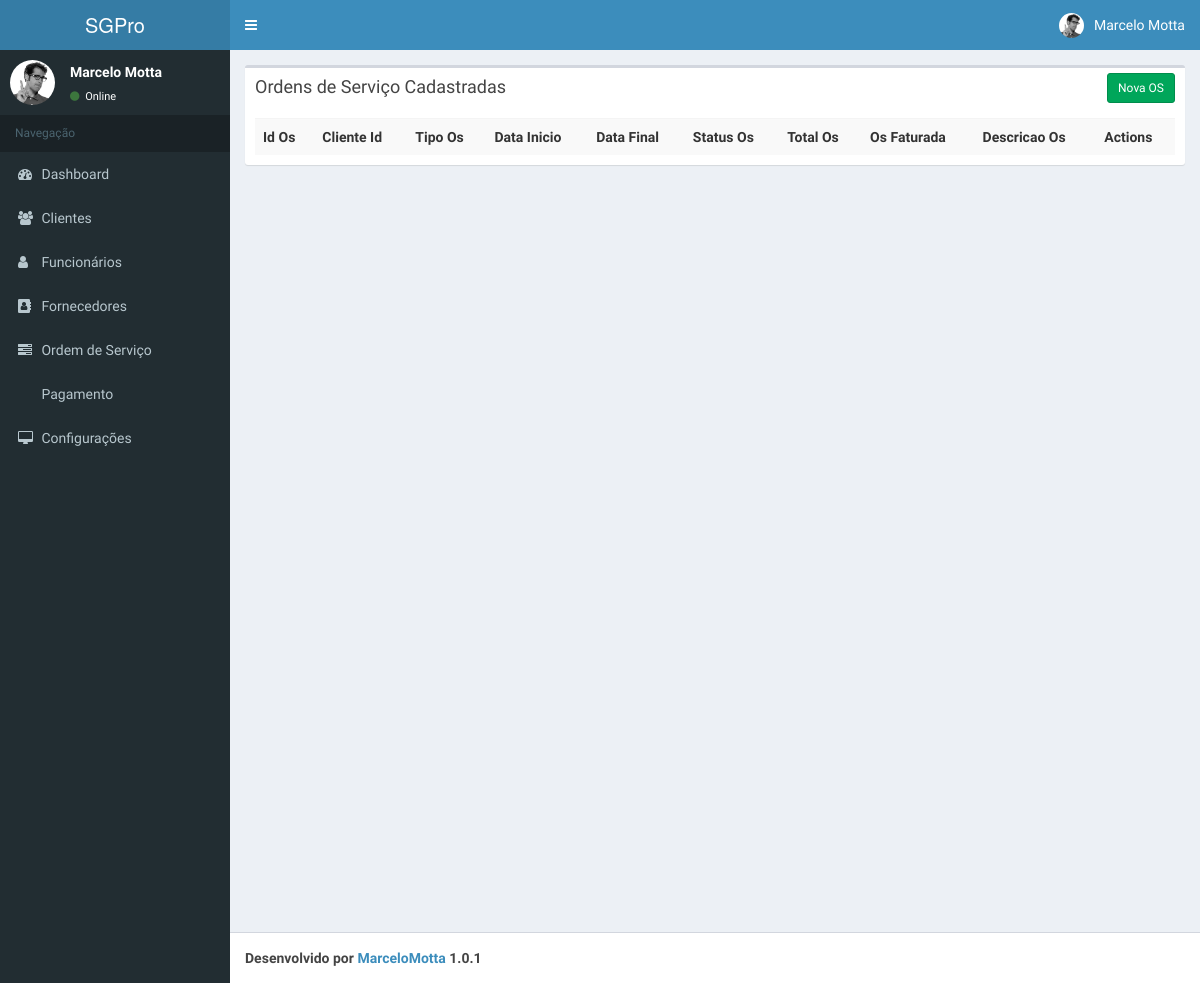
The page /app-developing/index.php/os on the database as committed earlier.
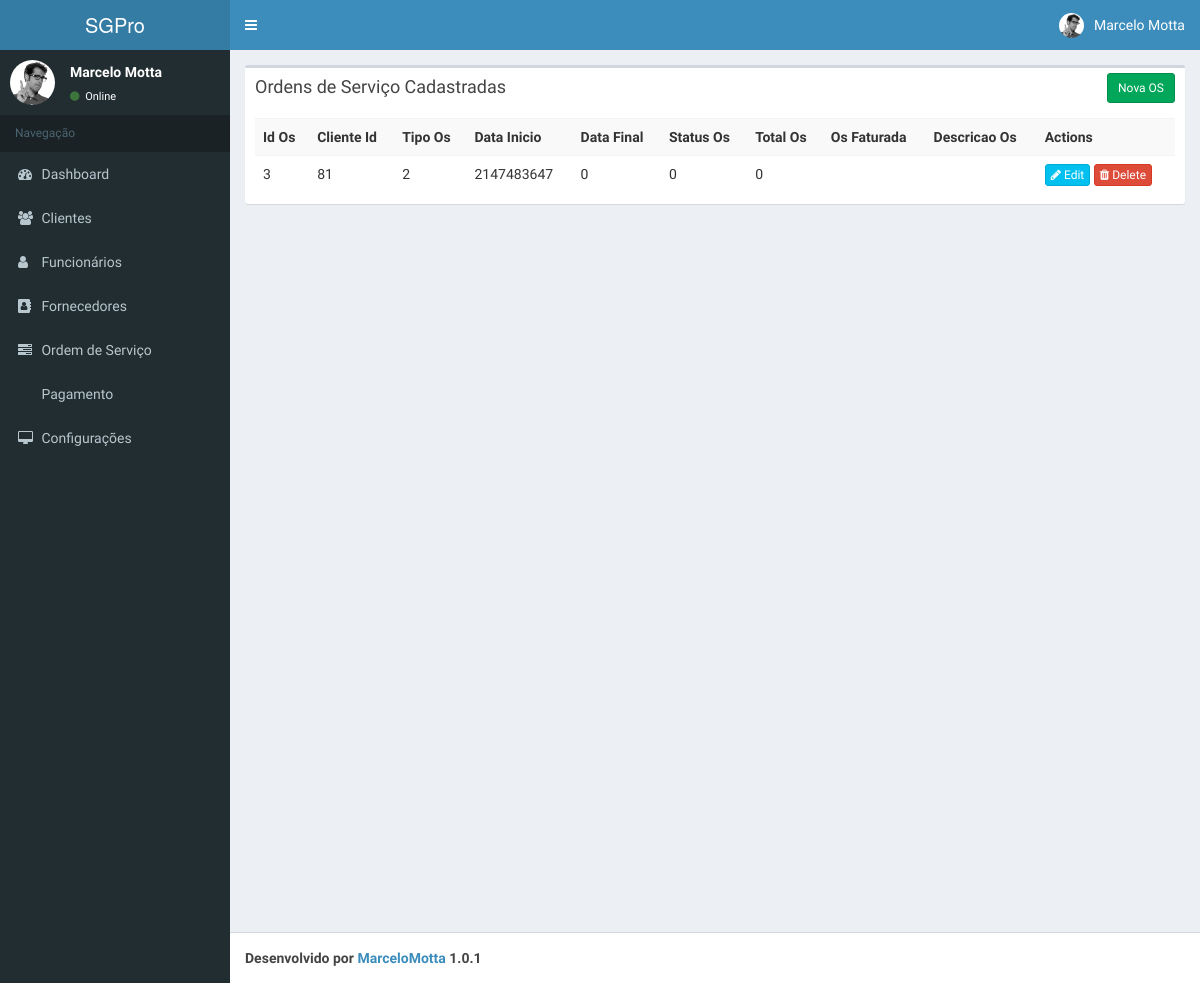
The same page on the database as committed later.
### tables this page shows
CREATE TABLE `os` (
  `id_os` int(11) NOT NULL,
  `tipo_os` int(1) NOT NULL,
  `data_inicio` varchar(100) NOT NULL,
  `data_final` varchar(100) DEFAULT NULL,
  `descricao_os` text,
  `status_os` int(1) DEFAULT NULL,
  `total_os` int(50) DEFAULT NULL,
  `cliente_id` int(11) NOT NULL,
  `os_faturada` int(1) DEFAULT NULL
);

### app-developing/application/controllers/Os.php (called while the page is built, shortened)
<?php
class Os extends CI_Controller{
    function __construct()
    {
        $this->load->model('Os_model');
    }
    function index()
    {
        $params['limit'] = RECORDS_PER_PAGE;
        $params['offset'] = ($this->input->get('per_page')) ? $this->input->get('per_page') : 0;
        $data['os'] = $this->Os_model->get_all_os($params);
        $data['_view'] = 'os/index';
        $this->load->view('layouts/main',$data);
    }
}

### app-developing/index.php (called while the page is built, shortened)
<?php
require_once BASEPATH.'core/CodeIgniter.php';

### app-developing/application/models/Os_model.php (called while the page is built, shortened)
<?php
class Os_model extends CI_Model
{
    function get_all_os_count()
    {
        $this->db->from('os');
        return $this->db->count_all_results();
    }
    function get_all_os($params = array())
    {
        $this->db->order_by('id_os', 'desc');
        if(isset($params) && !empty($params))
        {
            $this->db->limit($params['limit'], $params['offset']);
        }
        return $this->db->get('os')->result_array();
    }
}

### app-developing/application/views/os/index.php (the view, shortened to what this page needs)
<div class="row">
    <div class="col-md-12">
        <div class="box">
            <div class="box-header">
                <h3 class="box-title">Ordens de Serviço Cadastradas</h3>
            	<div class="box-tools">
                    <a href="<?php echo site_url('os/add'); ?>" class="btn btn-success btn-sm">Nova OS</a>
                </div>
            </div>
            <div class="box-body">
                <table class="table table-striped">
                    <tr>
						<th>Id Os</th>
						<th>Cliente Id</th>
						<th>Tipo Os</th>
						<th>Data Inicio</th>
						<th>Data Final</th>
						<th>Status Os</th>
						<th>Total Os</th>
						<th>Os Faturada</th>
						<th>Descricao Os</th>
						<th>Actions</th>
                    </tr>
                    <?php foreach($os as $o){ ?>
                    <tr>
						<td><?php echo $o['id_os']; ?></td>
						<td><?php echo $o['cliente_id']; ?></td>
						<td><?php echo $o['tipo_os']; ?></td>
						<td><?php echo $o['data_inicio']; ?></td>
						<td><?php echo $o['data_final']; ?></td>
						<td><?php echo $o['status_os']; ?></td>
						<td><?php echo $o['total_os']; ?></td>
						<td><?php echo $o['os_faturada']; ?></td>
						<td><?php echo $o['descricao_os']; ?></td>
						<td>
                            <a href="<?php echo site_url('os/edit/'.$o['id_os']); ?>" class="btn btn-info btn-xs"><span class="fa fa-pencil"></span> Edit</a>
                            <a href="<?php echo site_url('os/remove/'.$o['id_os']); ?>" class="btn btn-danger btn-xs"><span class="fa fa-trash"></span> Delete</a>
                        </td>
                    </tr>
                    <?php } ?>
                </table>
            </div>
        </div>
    </div>
</div>

Rows that differ between the two databases and show on the page:
added os: id_os "3", cliente "81", tipo_os "2", data_inicio "2147483647", data_final "0", status_os "0", total_os "0"
